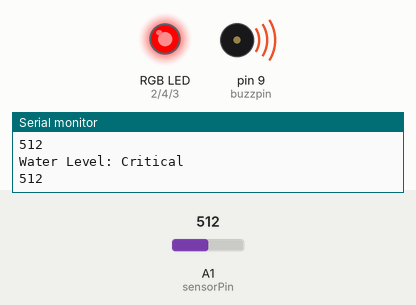
This sketch was run on a simulated Arduino Uno, built with avr-gcc and run on an emulated ATmega328P. On the bench: an RGB LED mixed from three pins (HIGH = lit), buzzer (waves = sounding), the last lines printed to the serial monitor. The test bench sets the inputs (shaded band); at power-on: A1 (sensorPin) = 512. Pins used as bus, display or sensor lines are not drawn.

Above: at 5.3 s.
5.4 s: A1 (sensorPin) set to 119
10.2 s: A1 (sensorPin) set to 110
At 11.7 s:
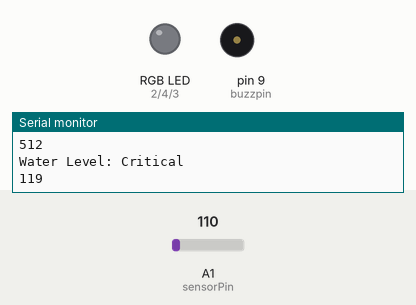
15.0 s: A1 (sensorPin) set to 85
At 17.3 s:
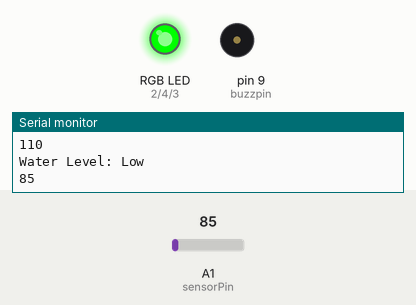
19.8 s: A1 (sensorPin) set to 105
At 21.6 s:
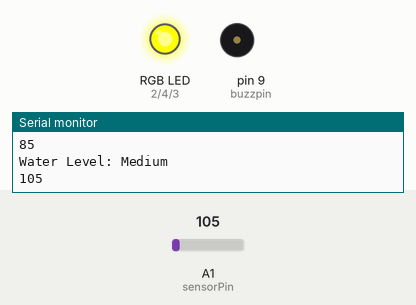
24.6 s: A1 (sensorPin) set to 0
At 26.7 s:
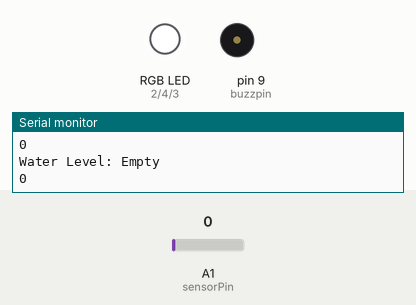
29.4 s: A1 (sensorPin) set to 115
At 33.1 s:
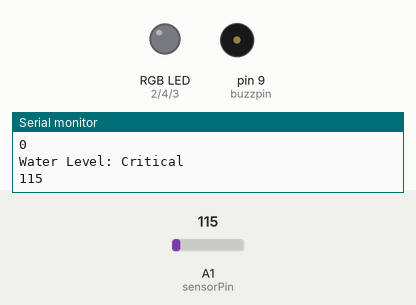
Timing chart, 0 to 35.2 s (numbered marks = the images above; inputs shaded):
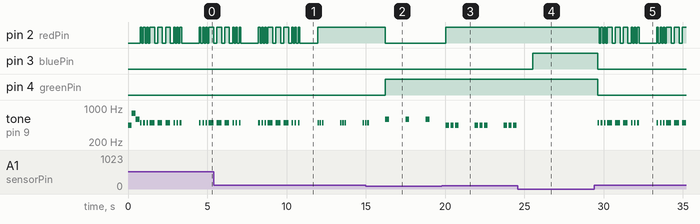

Measured:
- the behaviour switches between 111 and 110 on A1 (sensorPin) (found by bisection; images 0 and 1)
- after the input at 10.2 s, pin 2 (redPin): goes on until 12.0 s, then stays HIGH
- after the input at 15.0 s, pin 2 (redPin): HIGH → LOW after 1.2 s; pin 4 (greenPin): LOW → HIGH after 1.2 s
- after the input at 19.8 s, pin 2 (redPin): LOW → HIGH after 0.26 s
- after the input at 24.6 s, pin 3 (bluePin): LOW → HIGH after 0.93 s; tone on pin 9 (buzzpin): stops changing and stays silent
- after the input at 29.4 s, pin 2 (redPin): HIGH → LOW after 0.34 s, → HIGH 0.10 s later, → LOW 0.10 s later, → HIGH 0.10 s later, … (28 changes in this stretch); pin 3 (bluePin): HIGH → LOW after 0.24 s
- by itself, tone on pin 9 (buzzpin): plays 440 Hz for 0.25 s, 784 Hz for 0.25 s, 587 Hz for 0.25 s, 494 Hz for 0.10 s, 494 Hz for 0.10 s, 494 Hz for 0.10 s … (16 notes in this stretch)

The sketch:

waterLevelRGB.ino
```cpp
/* This program measures water level and uses an RGB LED to indicate different water levels
based on predetermined thresholds. A sound alert is also given when water level exceeds predetermined limits.

Author: Abdurrahman Faig
*/

/* These values should be changed based on the readings from the water level sensor*/
int emptyThreshold = 0;
int lowerThreshold = 95;
int upperThreshold = 105;
int criticalThreshold = 110;

// Sensor pins
#define sensorPower 7
#define sensorPin A1

// Buzzer pins
int buzzpin = 9;
int buzzState = LOW;

// Value for storing water level
int val = 0;

// Declare pins to which RGB LED's wires are connected
int redPin = 2;
int bluePin = 3;
int greenPin = 4;

bool openingPlayed = false;

void setup() {
	Serial.begin(115200);
	pinMode(sensorPower, OUTPUT);
	digitalWrite(sensorPower, LOW);

	// Set LED wires as OUTPUTs
	pinMode(redPin, OUTPUT);
	pinMode(bluePin, OUTPUT);
	pinMode(greenPin, OUTPUT);
  pinMode(buzzpin, OUTPUT); // Remember the buzzer


	// Initially turn off the RGB LED
	digitalWrite(redPin, LOW);
	digitalWrite(bluePin, LOW);
	digitalWrite(greenPin, LOW);
}

void loop() {

  if(!openingPlayed){
    // Play starting melody
    tone(buzzpin, 440, 250);
    delay(250);
    tone(buzzpin, 784, 250);
    delay(250);
    tone(buzzpin, 587, 250);
    delay(250);
    noTone(buzzpin);

    openingPlayed = true;
  }
	int level = readSensor();

	if (level <= emptyThreshold) {
		Serial.println("Water Level: Empty");
    Serial.println(level);
		setColor(255,  255, 255); // White Color
	}
	else if (level > 0 && level <= lowerThreshold) {
		Serial.println("Water Level: Low");
    Serial.println(level);
		setColor(0,  255, 0); // Green Color

    // Beep for Low level
    tone(buzzpin, 587, 250); // D4
    delay(250);
    noTone(buzzpin); // Stop the tone

	}
	else if (level > lowerThreshold && level <= upperThreshold) {
		Serial.println("Water Level: Medium");
    Serial.println(level);
		setColor(255,  255, 0); // Yellow Color

    // Beep for Medium level
    tone(buzzpin, 440, 200); // A4
    delay(200);
    noTone(buzzpin); // Stop the tone
    delay(100); // Short pause
    tone(buzzpin, 440, 200); // A4
    delay(200);
    noTone(buzzpin); // Stop the tone
    delay(100); // Short pause
    tone(buzzpin, 440, 200); // A4
    delay(200);
    noTone(buzzpin); // Stop the tone
  }

	else if (level > upperThreshold && level <= criticalThreshold) {
		Serial.println("Water Level: High");
    Serial.println(level);
		setColor(255, 0, 0); // Red Color

    // Beep for High level
    tone(buzzpin, 494, 100); // B4
    delay(100);
    noTone(buzzpin); // Stop the tone
    delay(50); // Short pause
    tone(buzzpin, 494, 100); // B4
    delay(100);
    noTone(buzzpin); // Stop the tone
    delay(50); // Short pause
    tone(buzzpin, 494, 100); // B4
    delay(100);
    noTone(buzzpin); // Stop the tone
	}

  else if (level > criticalThreshold) {
		Serial.println("Water Level: Critical");
    Serial.println(level);

   // S.O.S for the critical level

    // Three short tones
    for (int i = 0; i < 3; i++) {
      tone(buzzpin, 494, 100); // B4
      setColor(255, 0, 0); // Red Color
      delay(100);
      noTone(buzzpin);
      setColor(0,0,0); // Blink!
      delay(100);
    }

    // Three long tones
    for (int i = 0; i < 3; i++) {
      tone(buzzpin, 494, 300); // B4
      setColor(255, 0, 0); // Red Color
      delay(300);
      noTone(buzzpin);
      setColor(0,0,0); // Blink!
      delay(200);
    }

    // Three short tones
    for (int i = 0; i < 3; i++) {
      tone(buzzpin, 494, 100); // B4
      setColor(255, 0, 0); // Red Color
      delay(100);
      noTone(buzzpin);
      setColor(0,0,0); // Blink!
      delay(100);
    }
	}
	delay(1000);
}

// This is a function used to get the reading
int readSensor() {
	digitalWrite(sensorPower, HIGH);
	delay(25);
	val = analogRead(sensorPin);
	digitalWrite(sensorPower, LOW);
	return val;
}

// This function sets the color for the RGB LED
void setColor(int redValue, int greenValue,  int blueValue) {
  analogWrite(redPin, redValue);
  analogWrite(greenPin,  greenValue);
  analogWrite(bluePin, blueValue);
}
```
